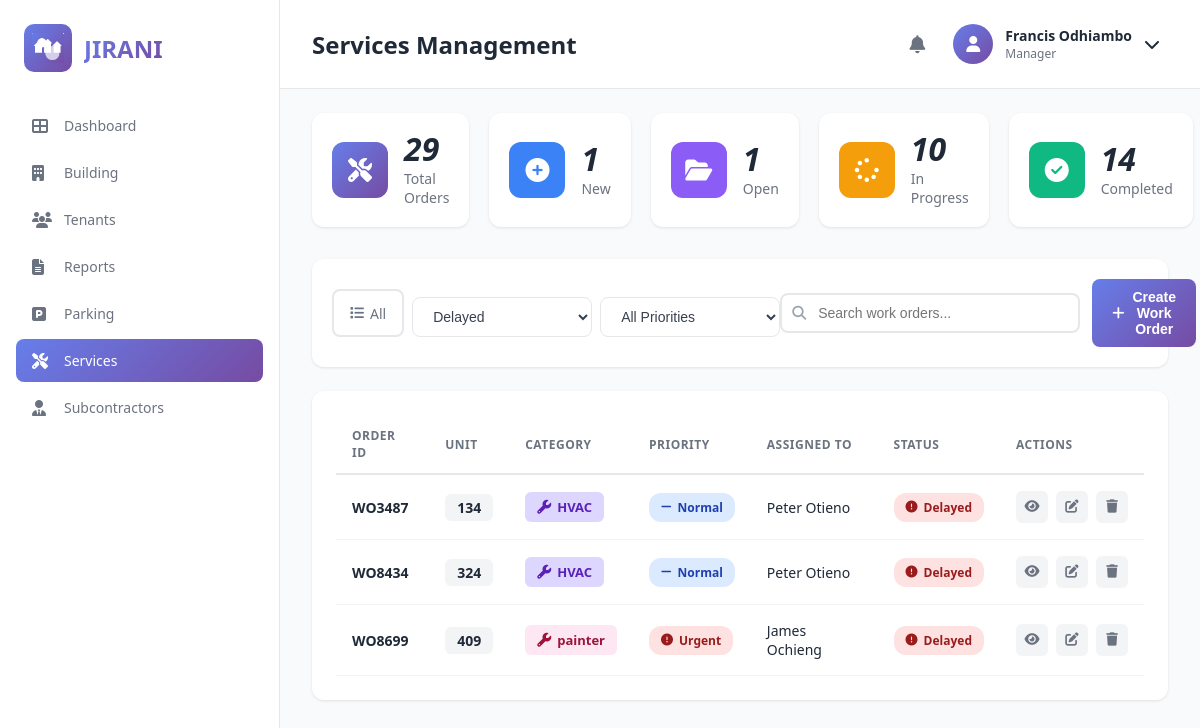
The page /services/?status=delayed (signed in) on the database as committed earlier.
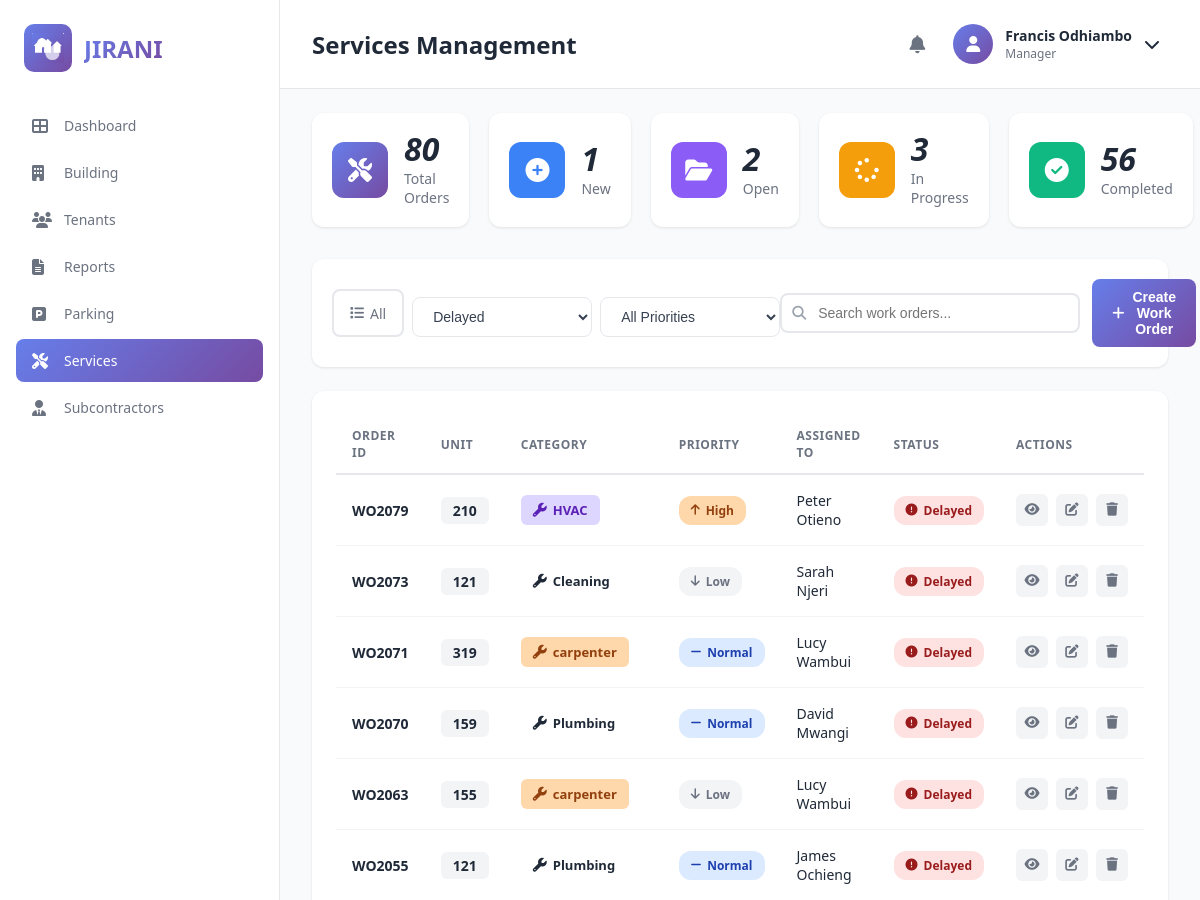
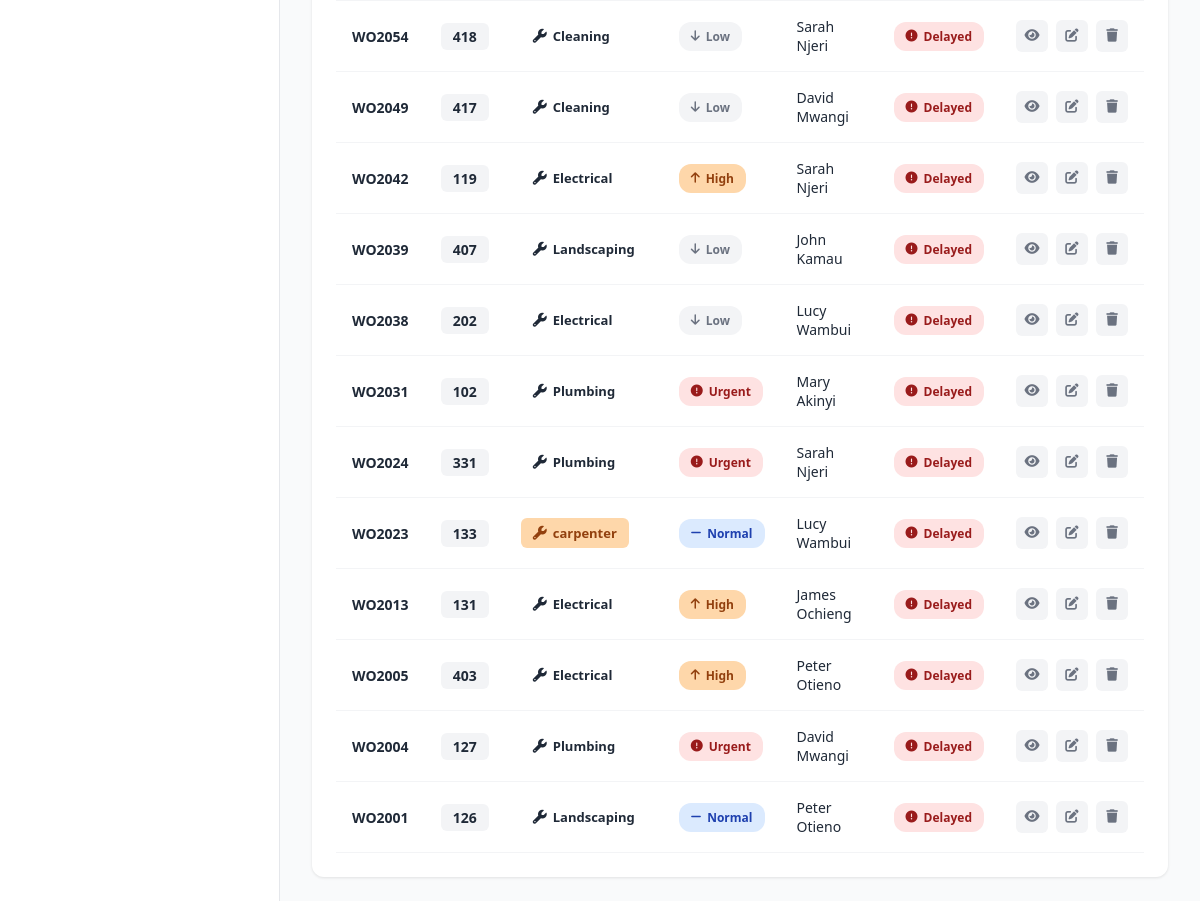
The same page on the database as committed later (2 pictures, top to bottom).
### dashboard/models.py (models this page shows, shortened)
class WorkOrder(models.Model):
    STATUS_CHOICES = [
        ('new', 'New'),
        ('open', 'Open'),
        ('in_progress', 'In Progress'),
        ('completed', 'Completed'),
        ('delayed', 'Delayed'),
    ]
    PRIORITY_CHOICES = [
        ('urgent', 'Urgent'),
        ('high', 'High'),
        ('normal', 'Normal'),
        ('low', 'Low'),
    ]
    CATEGORY_CHOICES = [
        ('plumbing', 'Plumbing'),
        ('electrical', 'Electrical'),
        ('hvac', 'HVAC'),
        ('cleaning', 'Cleaning'),
        ('security', 'Security'),
        ('landscaping', 'Landscaping'),
        ('painting', 'Painting'),
        ('carpentry', 'Carpentry'),
        ('pest_control', 'Pest Control'),
        ('general', 'General Maintenance'),
    ]
    order_id = models.CharField(max_length=10, unique=True)
    title = models.CharField(max_length=200, default='')
    description = models.TextField(default='')
    unit_number = models.CharField(max_length=10)
    category = models.CharField(max_length=50, choices=CATEGORY_CHOICES)
    priority = models.CharField(max_length=20, choices=PRIORITY_CHOICES)
    status = models.CharField(max_length=20, choices=STATUS_CHOICES, default='new')
    assigned_to = models.ForeignKey('Subcontractor', on_delete=models.SET_NULL, null=True, blank=True, related_name='work_orders')
    resident = models.ForeignKey('Resident', on_delete=models.CASCADE, null=True, blank=True)
    cost = models.DecimalField(max_digits=10, decimal_places=2, default=0)
    days_late = models.IntegerField(default=0)
    due_date = models.DateField(null=True, blank=True)
    completed_date = models.DateField(null=True, blank=True)
    created_at = models.DateTimeField(auto_now_add=True)
    updated_at = models.DateTimeField(auto_now=True)
    class Meta:
        ordering = ['-created_at']
    @property
    def contractor_name(self):
        return self.assigned_to.name if self.assigned_to else 'Unassigned'

class Subcontractor(models.Model):
    CATEGORY_CHOICES = [
        ('plumber', 'Plumber'),
        ('electrician', 'Electrician'),
        ('hvac', 'HVAC Technician'),
        ('cleaner', 'Cleaning Services'),
        ('security', 'Security'),
        ('landscaper', 'Landscaping'),
        ('painter', 'Painter'),
        ('carpenter', 'Carpenter'),
        ('pest_control', 'Pest Control'),
        ('general', 'General Maintenance'),
    ]
    STATUS_CHOICES = [
        ('active', 'Active'),
        ('inactive', 'Inactive'),
    ]
    name = models.CharField(max_length=100)
    company_name = models.CharField(max_length=100, blank=True)
    category = models.CharField(max_length=50, choices=CATEGORY_CHOICES)
    phone = models.CharField(max_length=15)
    email = models.EmailField()
    status = models.CharField(max_length=20, choices=STATUS_CHOICES, default='active')
    rating = models.DecimalField(max_digits=3, decimal_places=2, default=0.00)  # 0.00 to 5.00
    joined_date = models.DateField(default=date.today)
    notes = models.TextField(blank=True)

### dashboard/views.py (the view, shortened to what this page needs)
# urls.py: path('services/', views.services_view, name='services'),
@login_required
def services_view(request):
    all_orders = WorkOrder.objects.select_related('assigned_to', 'resident').all()
    filter_status = request.GET.get('status', 'all')
    filter_priority = request.GET.get('priority', 'all')
    search_query = request.GET.get('search', '')
    orders = all_orders
    if filter_status != 'all':
        orders = orders.filter(status=filter_status)
    if filter_priority != 'all':
        orders = orders.filter(priority=filter_priority)
    stats = {
        'total': all_orders.count(),
        'new': all_orders.filter(status='new').count(),
        'open': all_orders.filter(status='open').count(),
        'in_progress': all_orders.filter(status='in_progress').count(),
        'completed': all_orders.filter(status='completed').count(),
        'urgent': all_orders.filter(priority='urgent').count(),
    }
    residents = Resident.objects.filter(status='active')
    contractors = Subcontractor.objects.filter(status='active')
    context = {
        'work_orders': orders.order_by('-created_at'),
        'stats': stats,
        'filter_status': filter_status,
        'filter_priority': filter_priority,
        'search_query': search_query,
        'residents': residents,
        'contractors': contractors,
    }
    return render(request, 'dashboard/services.html', context)

### dashboard/templates/dashboard/services.html (shortened to what the changed rows need)
{% load static %}
<!DOCTYPE html>
<html lang="en">
<head>
    <link rel="stylesheet" href="{% static 'css/style.css' %}">
    <link rel="stylesheet" href="https://cdnjs.cloudflare.com/ajax/libs/font-awesome/6.4.0/css/all.min.css">
</head>
<body>
    <div class="container">
        <aside class="sidebar">
            <div class="logo">
                <h1>JIRANI</h1>
            </div>
        </aside>
        <main class="main-content">
            <header class="top-nav">
                <h2 style="font-size: 24px; font-weight: 700; color: #1f2937;">Services Management</h2>
            </header>
            <div class="tenants-page">
                <div class="stats-grid" style="grid-template-columns: repeat(6, 1fr);">
                    <div class="stat-card">
                        <div class="stat-content">
                            <div class="stat-number">{{ stats.total }}</div>
                            <div class="stat-label">Total Orders</div>
                        </div>
                    </div>
                    <div class="stat-card">
                        <div class="stat-content">
                            <div class="stat-number">{{ stats.open }}</div>
                            <div class="stat-label">Open</div>
                        </div>
                    </div>
                    <div class="stat-card">
                        <div class="stat-content">
                            <div class="stat-number">{{ stats.in_progress }}</div>
                            <div class="stat-label">In Progress</div>
                        </div>
                    </div>
                    <div class="stat-card">
                        <div class="stat-content">
                            <div class="stat-number">{{ stats.completed }}</div>
                            <div class="stat-label">Completed</div>
                        </div>
                    </div>
                </div>
                <div class="tenants-table-container">
                    <table class="tenants-table">
                        <thead>
                            <tr>
                                <th>Order ID</th>
                                <th>Unit</th>
                                <th>Category</th>
                                <th>Priority</th>
                                <th>Assigned To</th>
                                <th>Status</th>
                                <th>Actions</th>
                            </tr>
                        </thead>
                        <tbody>
                            {% for order in work_orders %}
                            <tr data-order-id="{{ order.id }}"
                                data-title="{{ order.title }}"
                                data-unit="{{ order.unit_number }}"
                                data-ordernum="{{ order.order_id }}">
                                <td><strong>{{ order.order_id }}</strong></td>
                                <td><span class="unit-badge">{{ order.unit_number }}</span></td>
                                <td>
                                    <span class="category-badge category-{{ order.category }}">
                                        <i class="fas fa-wrench"></i> {{ order.get_category_display }}
                                    </span>
                                </td>
                                <td>
                                    {% if order.priority == 'urgent' %}
                                        <span class="priority-badge urgent">
                                            <i class="fas fa-exclamation-circle"></i> Urgent
                                        </span>
                                    {% elif order.priority == 'high' %}
                                        <span class="priority-badge high">
                                            <i class="fas fa-arrow-up"></i> High
                                        </span>
                                    {% elif order.priority == 'normal' %}
                                        <span class="priority-badge normal">
                                            <i class="fas fa-minus"></i> Normal
                                        </span>
                                    {% else %}
                                        <span class="priority-badge low">
                                            <i class="fas fa-arrow-down"></i> Low
                                        </span>
                                    {% endif %}
                                </td>
                                <td>{{ order.contractor_name }}</td>
                                <td>
                                    {% if order.status == 'completed' %}
                                        <span class="status-badge active">
                                            <i class="fas fa-check-circle"></i> Completed
                                        </span>
                                    {% elif order.status == 'in_progress' %}
                                        <span class="status-badge" style="background: #fef3c7; color: #92400e;">
                                            <i class="fas fa-spinner"></i> In Progress
                                        </span>
                                    {% elif order.status == 'delayed' %}
                                        <span class="status-badge moved-out">
                                            <i class="fas fa-exclamation-circle"></i> Delayed
                                        </span>
                                    {% elif order.status == 'open' %}
                                        <span class="status-badge" style="background: #dbeafe; color: #1e40af;">
                                            <i class="fas fa-folder-open"></i> Open
                                        </span>
                                    {% else %}
                                        <span class="status-badge pending">
                                            <i class="fas fa-plus-circle"></i> New
                                        </span>
                                    {% endif %}
                                </td>
                                <td>
                                    <div class="action-buttons">
                                        <button class="btn-icon view-order-btn" title="View Details"
                                                data-id="{{ order.id }}"
                                                data-orderid="{{ order.order_id }}"
                                                data-title="{{ order.title }}"
                                                data-description="{{ order.description }}"
                                                data-unit="{{ order.unit_number }}"
                                                data-category="{{ order.category }}"
                                                data-priority="{{ order.priority }}"
                                                data-status="{{ order.status }}"
                                                data-contractor="{{ order.contractor_name }}"
                                                data-cost="{{ order.cost }}">
                                            <i class="fas fa-eye"></i>
                                        </button>
                                        <button class="btn-icon edit-order-btn" title="Edit"
                                                data-id="{{ order.id }}"
                                                data-title="{{ order.title }}"
                                                data-description="{{ order.description }}"
                                                data-unit="{{ order.unit_number }}"
                                                data-category="{{ order.category }}"
                                                data-priority="{{ order.priority }}"
                                                data-status="{{ order.status }}"
                                                data-contractor-id="{{ order.assigned_to.id|default:'' }}"
                                                data-due="{{ order.due_date|default:'' }}"
                                                data-cost="{{ order.cost }}">
                                            <i class="fas fa-edit"></i>
                                        </button>
                                        <button class="btn-icon btn-delete delete-order-btn" title="Delete"
                                                data-id="{{ order.id }}"
                                                data-orderid="{{ order.order_id }}">
                                            <i class="fas fa-trash"></i>
                                        </button>
                                    </div>
                                </td>
                            </tr>
                            {% endfor %}
                        </tbody>
                    </table>
                </div>
            </div>
        </main>
    </div>
</body>
</html>

Rows that differ between the two databases and show on the page:
removed WorkOrder: order_id "WO3487", unit_number "134", category "HVAC", priority "normal" (drawn), contractor_name "Peter Otieno", status "delayed" (drawn)
removed WorkOrder: order_id "WO8434", unit_number "324", category "HVAC", priority "normal" (drawn), contractor_name "Peter Otieno", status "delayed" (drawn), title "AC not cooling" (drawn)
removed WorkOrder: order_id "WO8699", unit_number "409", category "painter", priority "urgent" (drawn), contractor_name "James Ochieng", status "delayed" (drawn)
added WorkOrder: order_id "WO2079", unit_number "210", category "HVAC", priority "high" (drawn), contractor_name "Peter Otieno", status "delayed" (drawn)
added WorkOrder: order_id "WO2073", unit_number "121", category "Cleaning", priority "low" (drawn), contractor_name "Sarah Njeri", status "delayed" (drawn)
added WorkOrder: order_id "WO2071", unit_number "319", category "carpenter", priority "normal" (drawn), contractor_name "Lucy Wambui", status "delayed" (drawn), title "Cabinet fix" (drawn)
added WorkOrder: order_id "WO2070", unit_number "159", category "Plumbing", priority "normal" (drawn), contractor_name "David Mwangi", status "delayed" (drawn)
added WorkOrder: order_id "WO2063", unit_number "155", category "carpenter", priority "low" (drawn), contractor_name "Lucy Wambui", status "delayed" (drawn)
added WorkOrder: order_id "WO2055", unit_number "121", category "Plumbing", priority "normal" (drawn), contractor_name "James Ochieng", status "delayed" (drawn)
added WorkOrder: order_id "WO2054", unit_number "418", category "Cleaning", priority "low" (drawn), contractor_name "Sarah Njeri", status "delayed" (drawn)
added WorkOrder: order_id "WO2049", unit_number "417", category "Cleaning", priority "low" (drawn), contractor_name "David Mwangi", status "delayed" (drawn)
added WorkOrder: order_id "WO2042", unit_number "119", category "Electrical", priority "high" (drawn), contractor_name "Sarah Njeri", status "delayed" (drawn)
added WorkOrder: order_id "WO2039", unit_number "407", category "Landscaping", priority "low" (drawn), contractor_name "John Kamau", status "delayed" (drawn)
added WorkOrder: order_id "WO2038", unit_number "202", category "Electrical", priority "low" (drawn), contractor_name "Lucy Wambui", status "delayed" (drawn)
added WorkOrder: order_id "WO2031", unit_number "102", category "Plumbing", priority "urgent" (drawn), contractor_name "Mary Akinyi", status "delayed" (drawn)
added WorkOrder: order_id "WO2024", unit_number "331", category "Plumbing", priority "urgent" (drawn), contractor_name "Sarah Njeri", status "delayed" (drawn)
added WorkOrder: order_id "WO2023", unit_number "133", category "carpenter", priority "normal" (drawn), contractor_name "Lucy Wambui", status "delayed" (drawn), title "Door repair" (drawn)
added WorkOrder: order_id "WO2013", unit_number "131", category "Electrical", priority "high" (drawn), contractor_name "James Ochieng", status "delayed" (drawn)
added WorkOrder: order_id "WO2005", unit_number "403", category "Electrical", priority "high" (drawn), contractor_name "Peter Otieno", status "delayed" (drawn)
added WorkOrder: order_id "WO2004", unit_number "127", category "Plumbing", priority "urgent" (drawn), contractor_name "David Mwangi", status "delayed" (drawn)
added WorkOrder: order_id "WO2001", unit_number "126", category "Landscaping", priority "normal" (drawn), contractor_name "Peter Otieno", status "delayed" (drawn)
Other text that changed with them:
{{ stats.total }}: "29" → "80"
{{ stats.open }}: "1" → "2"
{{ stats.in_progress }}: "10" → "3"
{{ stats.completed }}: "14" → "56"
